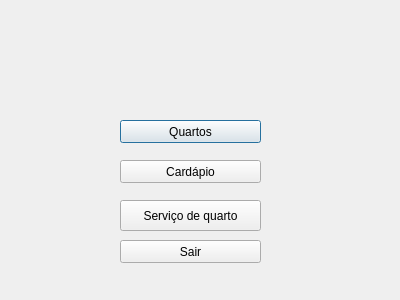
<?xml version="1.0" encoding="UTF-8"?>
<ui version="4.0">
 <class>JanelaPrincipal</class>
 <widget class="QDialog" name="JanelaPrincipal">
  <property name="geometry">
   <rect>
    <x>0</x>
    <y>0</y>
    <width>400</width>
    <height>300</height>
   </rect>
  </property>
  <property name="windowTitle">
   <string>Dialog</string>
  </property>
  <widget class="QPushButton" name="pushButton">
   <property name="geometry">
    <rect>
     <x>120</x>
     <y>120</y>
     <width>141</width>
     <height>23</height>
    </rect>
   </property>
   <property name="text">
    <string>Quartos</string>
   </property>
  </widget>
  <widget class="QPushButton" name="pushButton_2">
   <property name="geometry">
    <rect>
     <x>120</x>
     <y>160</y>
     <width>141</width>
     <height>23</height>
    </rect>
   </property>
   <property name="text">
    <string>Cardápio</string>
   </property>
  </widget>
  <widget class="QPushButton" name="pushButton_3">
   <property name="geometry">
    <rect>
     <x>120</x>
     <y>240</y>
     <width>141</width>
     <height>23</height>
    </rect>
   </property>
   <property name="text">
    <string>Sair</string>
   </property>
  </widget>
  <widget class="QPushButton" name="pushButton_4">
   <property name="geometry">
    <rect>
     <x>120</x>
     <y>200</y>
     <width>141</width>
     <height>31</height>
    </rect>
   </property>
   <property name="text">
    <string>Serviço de quarto</string>
   </property>
  </widget>
 </widget>
 <resources/>
 <connections/>
</ui>
